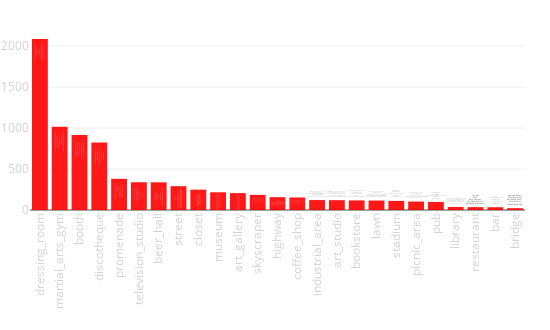

The notebook cell saved with this chart:
### Code cell
tags_rate([x[0].split("/")[0] for x in scenes_result][N_SKIP:],
                        [x[1] for x in scenes_result][N_SKIP:])

### Figure 1 — Plotly figure (JSON) as saved in the notebook; plotly's stock layout.template omitted (floating-point values rounded to 4 significant figures)
{"data": [{"hoverinfo": "y+text", "marker": {"color": "red"}, "opacity": 0.9, "text": ["Территория_Фитнеса <br>Фотостудия_Wonderland <br>PT_studio <br>VoxStudios <br>Ai_Lab_Лаборатория_Стиля...", "Московский_Центр_Боевых_И... <br>Ultimate_Fitness <br>Академия_Бокса <br>Rocky_Road_GYM <br>Московский_к_рлинг_клуб", "Территория_Фитнеса <br>Экспоцентр_На_Красной_Пре... <br>Москва_Экспоцентр <br>75_павильон_ВДНХ <br>Конгресс_Парк_Radisson_Ro...", "Mulata_bar <br>Gipsypalace <br>Soloway_Караоке_Dance_clu... <br>Shishas_Sferum_Bar <br>The_Lumiere_Brothers_Cent...", "Новоарбатский_мост <br>Лужков_мост <br>Бородинский_мост <br>Moscow_River <br>Bolshoy_Kamenny_Bridge", "Live_Stars <br>Ru_Tv <br>Вечерний_Ургант <br>Sokolniki_Exhibition_and... <br>Triumph_Эвент_Холл", "Конор_Мак_Несса_Ирландски... <br>Chesterfield_Bar <br>Mitzva_Bar <br>Альбатрос <br>Мулата_Бар", "Особняк_на_Волхонке <br>Московский_Марафон_Moscow... <br>Якиманская_Набережная <br>Арбат <br>ГУМ", "STORY_resale_store <br>Москва_Россия <br>Останкинская_Телебашня_Os... <br>Цум_Дисконт <br>Трц_Лужайка", "Пушкинский_Музей <br>Государственный_музей_изо... <br>Третьяковская_Галерея <br>ГМИИ_им_А_С_Пушкина <br>Галерея_искусств_Зураба_Ц...", "Галерея_искусства_стран_Е... <br>Галерея_братьев_Люмьер <br>Московский_Дом_Фотографии <br>МАММ_Мультимедия_Арт_Музе... <br>Третьяковская_Галерея", "Moscow_City_Towers <br>Москва_Сити <br>Evolution_Tower <br>Moscow_City_Complex <br>Смотровая_Площадка_Москва...", "ТТК <br>Киевское_Шоссе <br>Новоарбатский_мост <br>Звенигородское_Шоссе <br>Щ_лковское_Шоссе", "Max_Brenner_Chocolate_Bar... <br>Starbucks_Russia <br>Кофемания_Coffeemania_ <br>WEST_4 <br>Paul", "Останкинская_башня <br>Москва_Сити <br>Набережная_Тараса_Шевченк... <br>ММДЦ_Москва_сити <br>Башня_на_набережной_блок...", "МАММ_Мультимедия_Арт_Музе... <br>Галерея_братьев_Люмьер <br>The_State_Tretyakov_Galle... <br>Галерея_искусства_стран_Е... <br>Мультимедиа_Арт_музей_Ind...", "ЦДХ_на_Крымском_валу <br>Pioner_Cinema <br>Третьяковская_Метро <br>WEST_4 <br>Торговый_центр_Калужский", "Долина_Реки_Сетунь <br>Парк_Радуга <br>Яблоневый_Сад_На_Кутузовс... <br>Марфо_Мариинская_обитель... <br>Храм_Святой_Праведной_Бла...", "RZD_Arena <br>РЖД_Арена <br>Grigory_Fedotov_Stadium <br>VEB_Arena <br>ВЭБ_Арена", "Алтуфьевский_парк <br>Парк_Останкино <br>Детский_парк_Фили <br>Мемориально_Парковый_комп... <br>Красногорский_Парк", "Chesterfield_Bar <br>Pancho_Villa <br>Дорогая_Я_Перезвоню_на_Пя... <br>BQ_Bar <br>Мулата_Бар", "Центральный_Дом_Литератор... <br>Экспериментаниум_музей <br>Российская_государственна... <br>Квартира_Рочдельская <br>Первый_Канал", "Luciano <br>Paul <br>Buro_Canteen <br>Ресторан_Waiters <br>Хачапури_Khachapuri", "То_Да_Се <br>Г_Видное_Ул_Ольховая <br>John_Gilroys_Pub <br>Pancho_Villa <br>Bar_BQ_Cafe", "Крымский_мост <br>Moscow_River <br>Крымский_Мост <br>Park_Kultury <br>Бородинский_мост"], "type": "bar", "uid": "2d97ac9a-2b0b-11e9-8ca3-3c15c2cf2370", "x": ["dressing_room", "martial_arts_gym", "booth", "discotheque", "promenade", "television_studio", "beer_hall", "street", "closet", "museum", "art_gallery", "skyscraper", "highway", "coffee_shop", "industrial_area", "art_studio", "bookstore", "lawn", "stadium", "picnic_area", "pub", "library", "restaurant", "bar", "bridge"], "xaxis": "x", "y": [2085.0, 1016.0, 915.1, 823.9, 379.9, 338.6, 337.4, 290.1, 248.0, 216.1, 206.1, 184.5, 156.3, 152.6, 121.1, 119.9, 117.0, 115.5, 111.1, 103.2, 98.3, 36.31, 34.96, 33.51, 22.25], "yaxis": "y"}], "layout": {"height": 330, "margin": {"b": 120, "l": 30, "r": 25, "t": 30}, "showlegend": false, "width": 550, "xaxis": {"anchor": "y", "domain": [0, 1], "tickangle": -90, "tickfont": {"color": "lightgrey", "size": 11.5}}, "xaxis2": {"tickangle": -90, "tickfont": {"color": "lightgrey", "size": 11.5}}, "yaxis": {"anchor": "x", "domain": [0, 1], "tickfont": {"color": "lightgrey", "size": 11.5}}, "yaxis2": {"tickfont": {"color": "lightgrey", "size": 11.5}}}}
